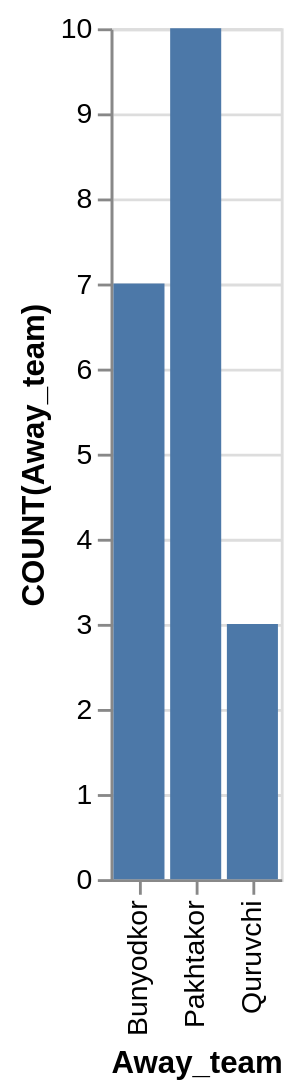

Vega-Lite specification for this chart:
### Vega-Lite specification from a JSON file in a GitHub repository (floating-point values rounded to 4 significant figures)
{"data": {"values": [{"x_data": "Bunyodkor", "y_data": 7}, {"x_data": "Pakhtakor", "y_data": 10}, {"x_data": "Quruvchi", "y_data": 3}]}, "mark": "bar", "encoding": {"x": {"field": "x_data", "type": "nominal", "title": "Away_team", "sort": "ascending"}, "y": {"field": "y_data", "type": "quantitative", "title": "COUNT(Away_team)"}}}
